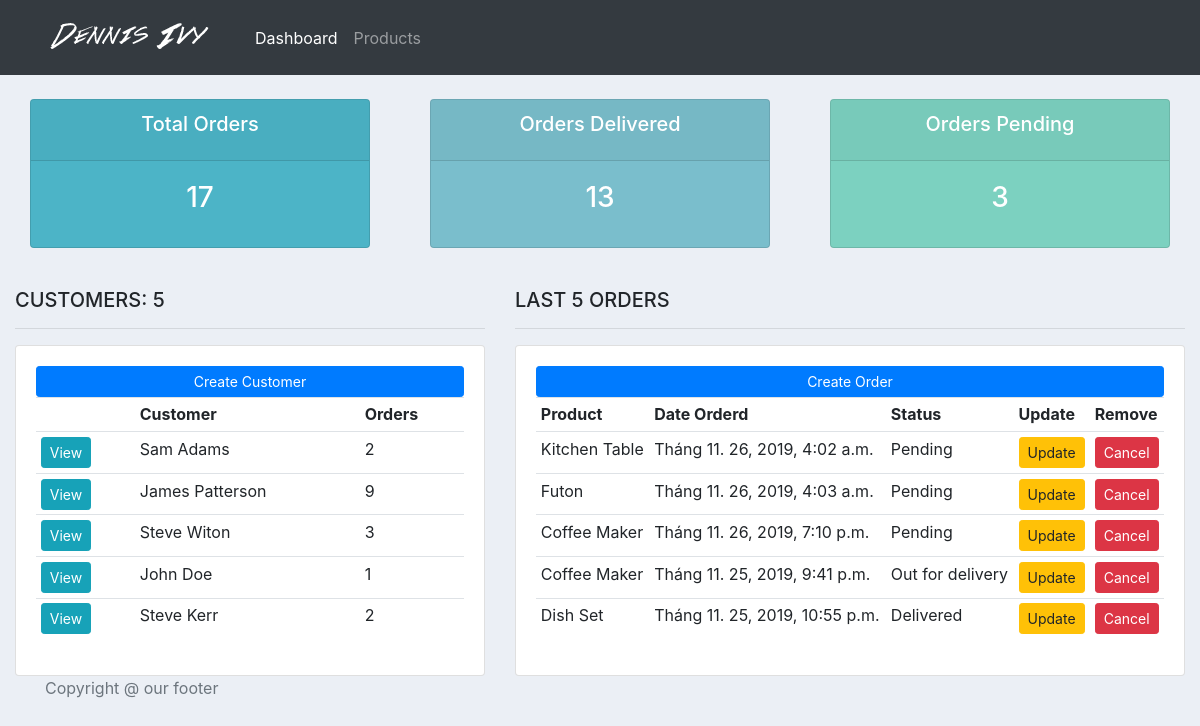
The page / on the database its author committed.
### accounts/models.py (models this page shows, shortened)
class Customer(models.Model):
    name = models.CharField(max_length=200, null=True)
    phone = models.CharField(max_length=200, null=True)
    email = models.CharField(max_length=200, null=True)
    date_created = models.DateTimeField(
        auto_now_add=True, null=True, blank=True)
    class Meta:
        verbose_name = _('Customer')
        verbose_name_plural = _('Customer')
    @property
    def orders(self):
        order_count = self.order_set.all().count()
        return str(order_count)

class Order(models.Model):
    STATUS = (
        ('Pending', 'Pending'),
        ('Out for delivery', 'Out for delivery'),
        ('Delivered', 'Delivered'),
    )
    customer = models.ForeignKey(
        Customer, on_delete=models.SET_NULL, null=True)
    product = models.ForeignKey(Product, on_delete=models.SET_NULL, null=True)
    date_created = models.DateTimeField(
        auto_now_add=True, null=True, blank=True)
    status = models.CharField(max_length=200, null=True, choices=STATUS)
    tags = models.ManyToManyField(Tag)
    class Meta:
        verbose_name = _('Order')
        verbose_name_plural = _('Order')

class Product(models.Model):
    CATEGORY = (
        ('Indoor', 'Indoor'),
        ('Out Door', 'Out Door'),
    )
    name = models.CharField(max_length=200, null=True)
    price = models.FloatField(null=True)
    category = models.CharField(max_length=200, null=True, choices=CATEGORY)
    description = models.TextField()
    date_created = models.DateTimeField(
        auto_now_add=True, null=True, blank=True)
    tags = models.ManyToManyField(Tag)
    class Meta:
        verbose_name = _('Product')
        verbose_name_plural = _('Product')
    def __str__(self):
        return self.name

### accounts/views.py (the view)
# urls.py: path('', views.dashBoard, name="dashboard"),
def dashBoard(request):
	orders = Order.objects.all().order_by('-status')[0:5]
	customers = Customer.objects.all()
	total_customers = customers.count()
	total_orders = Order.objects.all().count()
	delivered = Order.objects.filter(status='Delivered').count()
	pending = Order.objects.filter(status='Pending').count()
	context = {'customers':customers, 'orders':orders,
	'total_customers':total_customers,'total_orders':total_orders,
	'delivered':delivered, 'pending':pending}
	return render(request, 'accounts/dashBoard.html', context)

### accounts/templates/accounts/dashboard.html
{% extends 'accounts/main_template.html' %}
{% load static %}
{% block content %}
{% include 'accounts/status_row.html' %}
<br>
<div class="row">
	<div class="col-md-5">
		<h5>CUSTOMERS: {{total_customers}}</h5>
		<hr>
		<div class="card card-body">
			<a class="btn btn-primary  btn-sm btn-block" href="">Create Customer</a>
			<table class="table table-sm">
				<tr>
					<th></th>
					<th>Customer</th>
					<th>Orders</th>
				</tr>
				{% for customer in customers %}
					<tr>
						<td><a href="{% url 'customer' customer.id %}" class="btn btn-sm btn-info">View</a></td>
						<td>{{customer.name}}</td>
						<td>{{customer.orders}}</td>
					</tr>
				{% endfor %}
			</table>
		</div>
	</div>
	<div class="col-md-7">
		<h5>LAST 5 ORDERS</h5>
		<hr>
		<div class="card card-body">
			<a class="btn btn-primary  btn-sm btn-block" href="{% url 'create_order' %}">Create Order</a>
			<table class="table table-sm">
				<tr>
					<th>Product</th>
					<th>Date Orderd</th>
					<th>Status</th>
					<th>Update</th>
					<th>Remove</th>
				</tr>
				{% for order in orders %}
					<tr>
						<td>{{order.product}}</td>
						<td>{{order.date_created}}</td>
						<td>{{order.status}}</td>
						<td><a class="btn btn-sm btn-warning" href="{% url 'update_order' order.id %}">Update</a></td>
						<td><a class="btn btn-sm btn-danger" href="{% url 'delete_order' order.id %}">Cancel</a></td>
					</tr>
				{% endfor %}
			</table>
		</div>
	</div>
</div>
{% endblock content %}

### accounts/templates/accounts/main_template.html (shortened to what this page needs)
{% load static %}
<!DOCTYPE html>
<html>
<head>
	<link rel="stylesheet" href="https://stackpath.bootstrapcdn.com/bootstrap/4.3.1/css/bootstrap.min.css">
	<link href="{% static '/css/main.css'  %}" rel="stylesheet" type="text/css">
</head>
<body>
	{% include 'accounts/navbar.html' %}
	<div class="container-fluid">
	{% block content %}
	{% endblock content %}
	</div>
	{% include 'accounts/footer.html' %}
</body>
</html>

### accounts/templates/accounts/navbar.html (shortened to what this page needs)
{% load static %}
<nav class="navbar navbar-expand-lg navbar-dark bg-dark">
  <a class="nav-link" href="{% url 'dashboard' %}">
    <img id="logo" src="{% static 'images/logo.png' %}">
  </a>
  <div class="collapse navbar-collapse" id="navbarSupportedContent">
    <ul class="navbar-nav mr-auto">
      <li class="nav-item active">
        <a class="nav-link" href="{% url 'dashboard' %}">Dashboard</a>
      </li>
      <a class="nav-link" href="{% url 'products' %}">Products</a>
    </ul>
  </div>
</nav>

### accounts/templates/accounts/status_row.html
<br>
<div class="row">
	<div class="col">
		<div class="col-md">
			<div class="card text-center text-white  mb-3" id="total-orders">
			  	<div class="card-header">
			  		<h5 class="card-title">Total Orders</h5>
			  	</div>
			  	<div class="card-body">
			    	<h3 class="card-title">{{total_orders}}</h3>
			  	</div>
			</div>
		</div>
	</div>
	<div class="col">
		<div class="col-md">
			<div class="card text-center text-white  mb-3" id="orders-delivered">
			  	<div class="card-header">
			  		<h5 class="card-title">Orders Delivered</h5>
			  	</div>
			  	<div class="card-body">
			    	<h3 class="card-title">{{delivered}}</h3>
			  	</div>
			</div>
		</div>
	</div>
	<div class="col">
		<div class="col-md">
			<div class="card text-center text-white  mb-3" id="orders-pending">
			  	<div class="card-header">
			  		<h5 class="card-title">Orders Pending</h5>
			  	</div>
			  	<div class="card-body">
			    	<h3 class="card-title">{{pending}}</h3>
			  	</div>
			</div>
		</div>
	</div>
</div>

### accounts/templates/accounts/footer.html
 <footer class="footer">
      <div class="container">
        <span class="text-muted">Copyright @ our footer</span>
      </div>
    </footer>

### static/css/main.css (style rules this page uses)
body { background-color: #ebeff5; }
#total-orders { background-color: #4cb4c7; }
#orders-delivered { background-color: #7abecc; }
#orders-pending { background-color: #7CD1C0; }

### rows shown on the page
Customer: name "Sam Adams", orders "2"
Customer: name "James Patterson", orders "9"
Customer: name "Steve Witon", orders "3"
Customer: name "John Doe", orders "1"
Customer: name "Steve Kerr", orders "2"
Order: product "Kitchen Table", date_created "Tháng 11. 26, 2019, 4:02 a.m.", status "Pending"
Order: product "Futon", date_created "Tháng 11. 26, 2019, 4:03 a.m.", status "Pending"
Order: product "Coffee Maker", date_created "Tháng 11. 26, 2019, 7:10 p.m.", status "Pending"
Order: product "Coffee Maker", date_created "Tháng 11. 25, 2019, 9:41 p.m.", status "Out for delivery"
Order: product "Dish Set", date_created "Tháng 11. 25, 2019, 10:55 p.m.", status "Delivered"

### other values the page prints
{{ total_orders }} "17"
{{ delivered }} "13"
{{ pending }} "3"
{{ total_customers }} "5"
